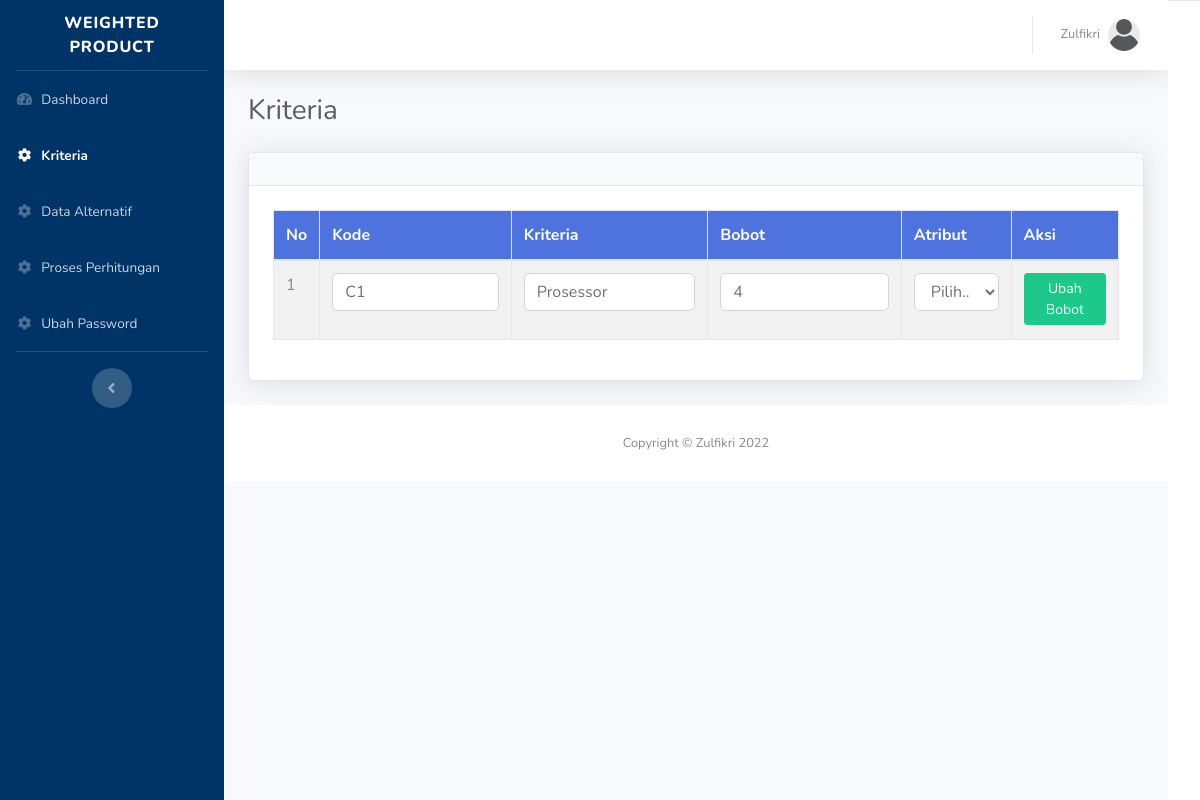
Screenshot of /admin/ubahBobotKriteria?id=1 with the database file from the repository.
### tables this page shows
CREATE TABLE `kriteria` (
  `id` int(11) NOT NULL,
  `kode_kriteria` varchar(255) NOT NULL,
  `nama_kriteria` varchar(255) NOT NULL,
  `bobot_kriteria` int(100) NOT NULL,
  `atribut_kriteria` int(100) NOT NULL
);

### application/controllers/admin.php (called while the page is built, shortened)
<?php
class Admin extends CI_Controller
{
    public function __construct()
    {
        $this->load->library('form_validation');
        $this->load->model('Get_data');
        $this->load->model('M_alternatif');
        $this->load->model('M_user');
    }
    public function ubahBobotKriteria()
    {
        $id = $_GET['id'];
        $data['active1'] = '';
        $data['active2'] = 'active';
        $data['active3'] = '';
        $data['active4'] = '';
        $data['active5'] = '';
        $data['title'] = 'Weighted Product';
        $data['titlePage'] = 'Kriteria';
        $data['data'] = $this->db->get_where('kriteria', ['id' => $id])->result_array();
        $this->load->view('templates/header', $data);
        $this->load->view('templates/sidebar', $data);
        $this->load->view('admin/ubahBobotKriteria', $data);
        $this->load->view('templates/footer', $data);
    }
}

### index.php (called while the page is built, shortened)
<?php
require_once BASEPATH.'core/CodeIgniter.php';

### application/views/admin/ubahBobotKriteria.php (the view, shortened to what this page needs)
<div class="container-fluid">
    <div class="d-sm-flex align-items-center justify-content-between mb-4">
        <h1 class="h3 mb-0 text-gray-800"><?= $titlePage; ?></h1>
    </div>
    <div class="row">
        <div class="col-xl-12 col-lg-8">
            <div class="card shadow mb-4">
                <div class="card-header py-3 d-flex flex-row align-items-center justify-content-between"></div>
                <div class="card-body">
                    <div class="row m-1">
                        <form action="<?= base_url('admin/ubahBobot'); ?>" method="post">
                            <table class="table table-bordered table-striped">
                                <thead>
                                    <tr class="bg-primary text-white">
                                        <th>No</th>
                                        <th>Kode</th>
                                        <th>Kriteria</th>
                                        <th>Bobot</th>
                                        <th>Atribut</th>
                                        <th>Aksi</th>
                                    </tr>
                                </thead>
                                <tbody>
                                    <?php $i = 1; ?>
                                    <?php foreach ($data as $dt) : ?>
                                        <tr>
                                            <td><?= $i; ?></td>
                                            <td>
                                                <input type="text" class="form-control" name="kode_kriteria" value="<?= $dt['kode_kriteria']; ?>">
                                            <td>
                                                <input type="text" class="form-control" name="nama_kriteria" value="<?= $dt['nama_kriteria']; ?>">
                                            <td>
                                                <input type="text" class="form-control" name="bobot_kriteria" value="<?= $dt['bobot_kriteria']; ?>">
                                            </td>
                                            <td>
                                                <div class="form-group">
                                                    <select class="form-control" name="atribut_kriteria">
                                                        <option selected>Pilih...</option>
                                                </div>
                                            </td>
                                            <td>
                                                <button type="submit" class="btn btn-success btn-sm">Ubah Bobot</button>
                                            </td>
                                        </tr>
                                        <?php $i++; ?>
                                    <?php endforeach; ?>
                                </tbody>
                            </table>
                        </form>
                    </div>
                </div>
            </div>
        </div>
    </div>
</div>

### rows the page displays
kriteria: kode_kriteria "C1", nama_kriteria "Prosessor", bobot_kriteria "4"

### other values shown
$title "WEIGHTED PRODUCT"
$titlePage "Kriteria"
